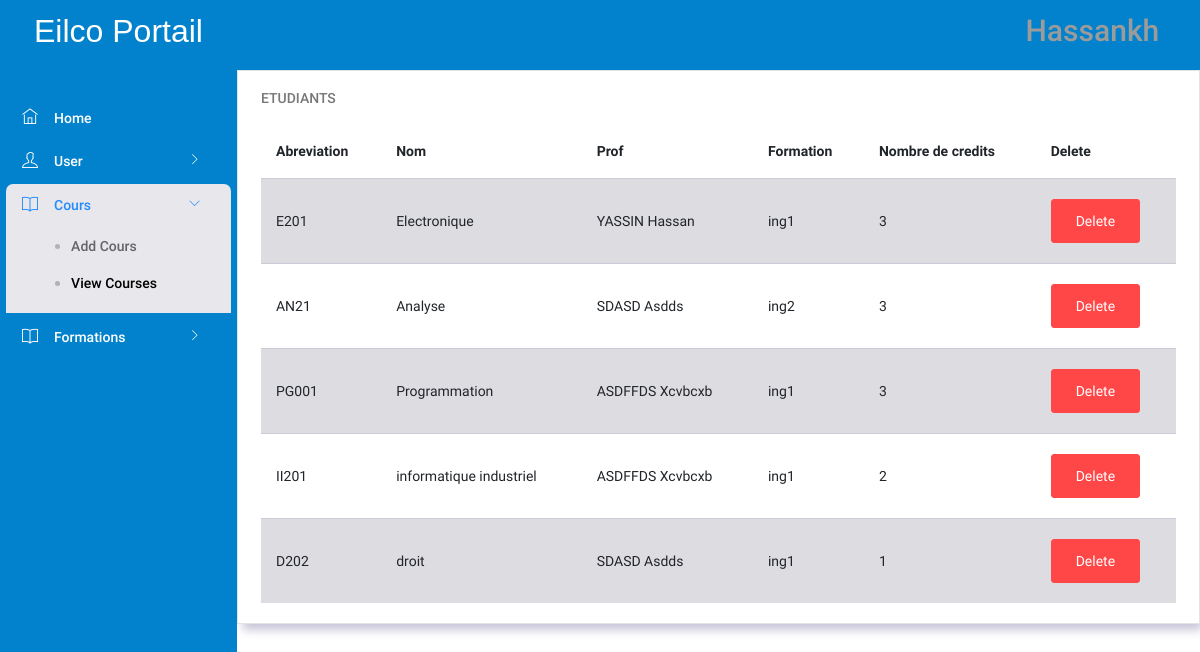
Before: /PL/pages/admin/ViewCourses.php (signed in) with the older database file.
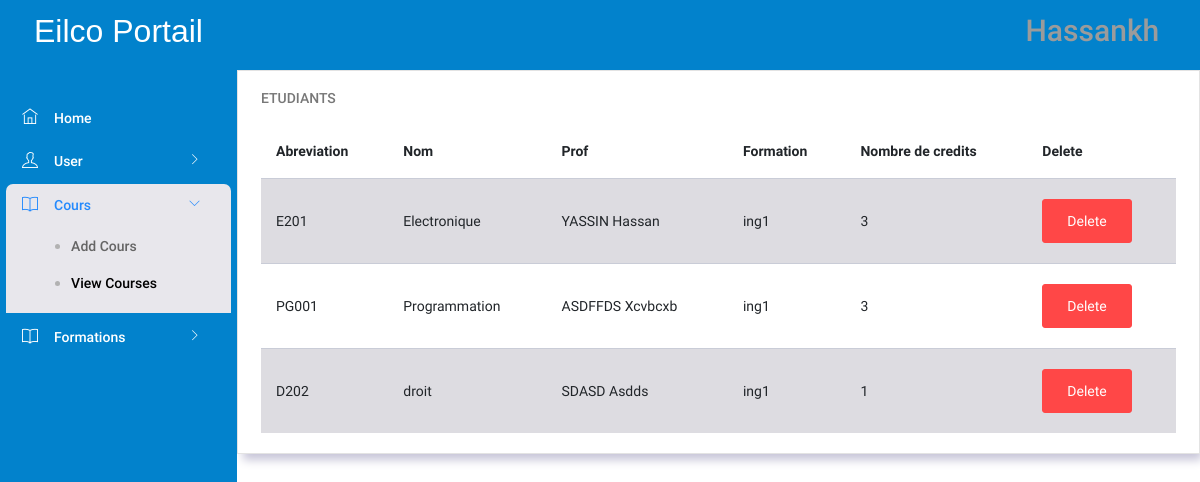
After: the same page with the newer database file.
### tables this page shows
CREATE TABLE `cours` (
  `idcours` int NOT NULL AUTO_INCREMENT,
  `nom` varchar(45) NOT NULL,
  `abreviation` varchar(45) NOT NULL,
  `prof_id` int NOT NULL,
  `credits` int NOT NULL,
  `formation_id` int NOT NULL,
  PRIMARY KEY (`idcours`),
  KEY `prof_idx` (`prof_id`),
  KEY `classe_cour_idx` (`formation_id`),
  CONSTRAINT `formation_cour` FOREIGN KEY (`formation_id`) REFERENCES `formation` (`idformation`) ON DELETE CASCADE ON UPDATE CASCADE,
  CONSTRAINT `prof_cour` FOREIGN KEY (`prof_id`) REFERENCES `users` (`iduser`) ON DELETE CASCADE ON UPDATE CASCADE
);

CREATE TABLE `users` (
  `iduser` int NOT NULL AUTO_INCREMENT,
  `prenom` varchar(45) NOT NULL,
  `nom` varchar(45) NOT NULL,
  `role` int NOT NULL,
  `date_de_naissance` date NOT NULL,
  `username` varchar(45) NOT NULL,
  `password` char(45) NOT NULL,
  `email_personel` varchar(45) NOT NULL,
  `email_universitaire` varchar(45) NOT NULL,
  `sexe` varchar(45) NOT NULL,
  `formation_id` int DEFAULT NULL,
  `phone` varchar(45) NOT NULL,
  `Adresse` varchar(45) NOT NULL,
  `nationalite` varchar(45) NOT NULL,
  PRIMARY KEY (`iduser`),
  KEY `formation_idx` (`formation_id`),
  CONSTRAINT `formation` FOREIGN KEY (`formation_id`) REFERENCES `formation` (`idformation`) ON DELETE CASCADE ON UPDATE CASCADE
);

CREATE TABLE `formation` (
  `idformation` int NOT NULL AUTO_INCREMENT,
  `nomformation` varchar(45) NOT NULL,
  PRIMARY KEY (`idformation`),
  UNIQUE KEY `nomformation_UNIQUE` (`nomformation`)
);

### DAL/coursRepository.php (called while the page is built, shortened)
<?php
require_once(__DIR__ . "/../DTO/cour.php");
function GetCours()
{
    $conn = openConnection();
    $query = "SELECT * FROM cours;";
    $result = mysqli_query($conn, $query);
    $i = 0;
    while ($row = mysqli_fetch_array($result)) {
        $cour = new cour();
        $cour->setId($row["idcours"]);
        $cour->setNom($row["nom"]);
        $cour->setAbreviation($row["abreviation"]);
        $cour->setProf_id($row["prof_id"]);
        $cour->setFormation_id($row["formation_id"]);
        $cour->setNb_credits($row["credits"]);
        $cours[$i] = $cour;
        $i++;
    }
    return $cours;
}

### BLL/coursManager.php (called while the page is built, shortened)
<?php
require(__DIR__."/../DAL/coursRepository.php");
function getAllCours() {
    return GetCours();
}
?>

### DTO/cour.php (called while the page is built, shortened)
<?php
class cour{
    private $id;
    private $nom;
    private $abreviation;
    private $nb_credits;
    public function getId() {
        return $this->id;
    }
    public function setId($id) {
        $this->id = $id;
    }
    public function getNom() {
        return $this->nom;
    }
    public function setNom($nom) {
        $this->nom = $nom;
    }
    public function getAbreviation() {
        return $this->abreviation;
    }
    public function setAbreviation($abreviation) {
        $this->abreviation = $abreviation;
    }
    public function getNb_credits() {
        return $this->nb_credits;
    }
    public function setNb_credits($nb_credits) {
        $this->nb_credits = $nb_credits;
    }
}
?>

### DAL/userRepository.php (called while the page is built, shortened)
<?php
require_once(__DIR__ . "/../DTO/user.php");
function getProfbyId($prof_id)
{
    $conn = openConnection();
    $userResponse = null;
    try {
        $sql = "SELECT * FROM users WHERE iduser=? ";
        $stmt = $conn->prepare($sql);
        $stmt->bind_param("i", $prof_id);
        $stmt->execute();
        $result = $stmt->get_result();
        if ($result->num_rows > 0) {
            $userResponse = new user();
            if ($row = $result->fetch_assoc()) {
                $userResponse->setUsername($row["username"]);
                $userResponse->setId($row["iduser"]);
                $userResponse->setPrenom($row["prenom"]);
                $userResponse->setNom($row["nom"]);
                $userResponse->setRole($row["role"]);
                $userResponse->setDate_de_naissance($row["date_de_naissance"]);
                $userResponse->setPassword($row["password"]);
                $userResponse->setEmail_personel($row["email_personel"]);
                $userResponse->setEmail_universitaire($row["email_universitaire"]);
                $userResponse->setSexe($row["sexe"]);
                $userResponse->setNationalite($row["nationalite"]);
                $userResponse->setPhone($row["phone"]);
                $userResponse->setAdresse($row["Adresse"]);
            }
        }
    } catch (Exception $ex) {
    }
    return $userResponse;
}

### BLL/usersManager.php (called while the page is built, shortened)
<?php
require(__DIR__ . "/../DAL/userRepository.php");
function getProfName($prof_id)
{
    return getProfbyId($prof_id);
}

### DTO/user.php (called while the page is built, shortened)
<?php
class user{
    private $prenom;
    private $nom;
    public function getNom() {
        return $this->nom;
    }
    public function setNom($nom) {
        $this->nom = $nom;
    }
    public function getPrenom() {
        return $this->prenom;
    }
    public function setPrenom($prenom) {
        $this->prenom = $prenom;
    }
}
?>

### DAL/formationRepository.php (called while the page is built, shortened)
<?php
function GetFormationbyId($formation_id) {
    $conn = openConnection();
    $formation = null;
    try {
        $sql = "SELECT nomformation FROM formation WHERE idformation=? ";
        $stmt = $conn->prepare($sql);
        $stmt->bind_param("i", $formation_id);
        $stmt->execute();
        $result = $stmt->get_result();
        if ($result->num_rows > 0) {
            if ($row = $result->fetch_assoc()) {
                $formation = $row["nomformation"];
            }
        }
    } catch (Exception $ex) {
    }
    return $formation;
}

### BLL/formationManager.php (called while the page is built, shortened)
<?php
require(__DIR__ . "/../DAL/formationRepository.php");
function GetFormationname($formation_id)
{
    return GetFormationbyId($formation_id);
}

### PL/pages/admin/ViewCourses.php (the view, shortened to what the changed rows need)
<!DOCTYPE html>
<html lang="en">
<head>
    <link rel="stylesheet" href="../../assets/vendors/ti-icons/css/themify-icons.css">
    <link rel="stylesheet" href="../../assets/vendors/base/vendor.bundle.base.css">
    <link rel="stylesheet" href="../../styles/admin_page.css">
</head>
<body>
    <div class="container-scroller">
                            <?php
                            require("../../../DTO/user.php");
                            ?>
        <div class="container-fluid page-body-wrapper">
            <div class="main-panel">
                <div class="content-wrapper">
                    <div class="row">
                        <div class="col-lg-12 grid-margin stretch-card">
                            <div class="card">
                                <div class="card-body">
                                    <div class="table-responsive">
                                        <?php
                                        require_once('../../../BLL/coursManager.php');
                                        include_once("../../../DTO/cour.php");
                                        ?>
                                        <form method="POST">
                                            <table class="table table-striped">
                                                <?php
                                                require_once('../../../BLL/usersManager.php');
                                                require_once('../../../BLL/formationManager.php');
                                                $profiles = getAllCours();
                                                if ($profiles == null) {
                                                    echo "no results";
                                                } else {
                                                    echo
                                                    "<thead>" .
                                                        "<tr>" .
                                                        "<th>" .
                                                        "Abreviation" .
                                                        "</th>" .
                                                        "<th>" .
                                                        "Nom" .
                                                        "</th>" .
                                                        "<th>" .
                                                        "Prof" .
                                                        "</th>" .
                                                        "<th>" .
                                                        "Formation" .
                                                        "</th>" .
                                                        "<th>" .
                                                        "Nombre de credits" .
                                                        "</th>" .
                                                        "<th>" .
                                                        "Delete" .
                                                        "</th>" .
                                                        "</tr>" .
                                                        "</thead>";
                                                    for ($i = 0; $i < count($profiles); $i++) {
                                                        $prof = getProfName($profiles[$i]->getProf_id());
                                                        echo
                                                        "<tr>"
                                                            . "<td>" . $profiles[$i]->getAbreviation() . "</td>"
                                                            . "<td>" . $profiles[$i]->getNom() . "</td>"
                                                            . "<td>" . strtoupper($prof->getNom()) . " " . ucfirst($prof->getPrenom()) . "</td>"
                                                            . "<td>" .  GetFormationname($profiles[$i]->getFormation_id()) . "</td>"
                                                            . "<td>" . $profiles[$i]->getNb_credits() . "</td>"
                                                            . "<td><button class='btn btn-danger' name='submitBtn' value='" . $profiles[$i]->getId() . "'>Delete</button></td>"
                                                            . "</tr>";
                                                    }
                                                }
                                                ?>
                                            </table>
                                        </form>
                                    </div>
                                </div>
                            </div>
                        </div>
                    </div>
                </div>
            </div>
        </div>
</body>
</html>

Changed rows visible on the page:
removed cours: abreviation "AN21", nom "Analyse", prof.nom "SDASD", prof.prenom "Asdds", formation.nomformation "ing2", credits "3", $profiles[$i]->getId() 2 (drawn)
removed cours: abreviation "II201", nom "informatique industriel", prof.nom "ASDFFDS", prof.prenom "Xcvbcxb", formation.nomformation "ing1", credits "2", $profiles[$i]->getId() 4 (drawn)
